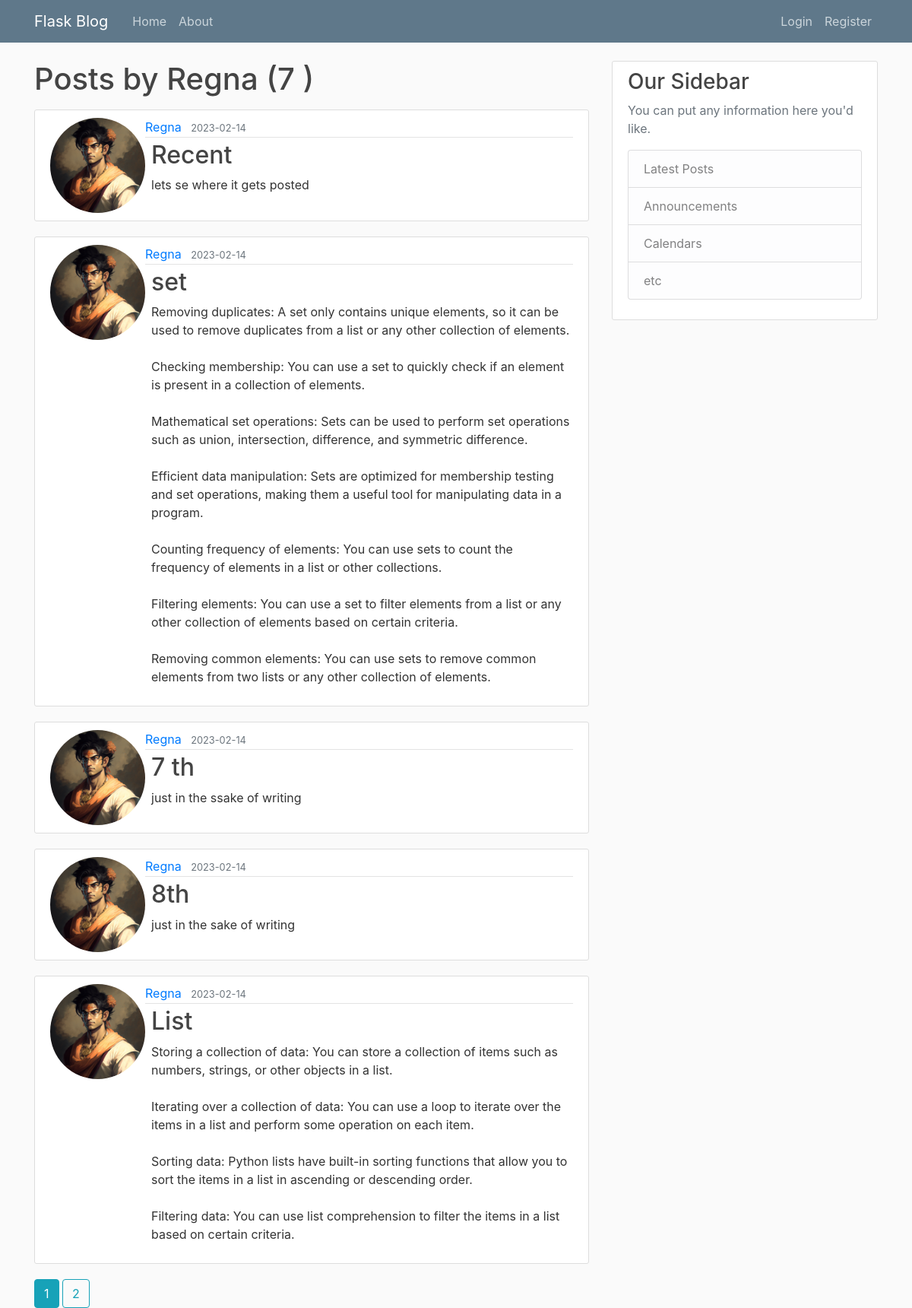
The app's page /user/Regna with its own data.
### flaskblog/models.py (models this page shows, shortened)
class User(db.Model,UserMixin):
    id = db.Column(db.Integer, primary_key=True)
    username = db.Column(db.String(20), unique=True, nullable=False)
    email = db.Column(db.String(120), unique=True, nullable=False)
    image_file = db.Column(db.String(20), nullable=False, default='default.png')
    password = db.Column(db.String(60), nullable=False)
    posts = db.relationship('Post', backref='author', lazy=True)

class Post(db.Model):
    id = db.Column(db.Integer, primary_key=True)
    title = db.Column(db.String(100), nullable=False)
    date_posted = db.Column(db.DateTime, nullable=False, default=datetime.now(timezone(timedelta(hours=5, minutes=30))))
    content = db.Column(db.Text, nullable=False)
    user_id = db.Column(db.Integer, db.ForeignKey('user.id'), nullable=False)

### flaskblog/users/routes.py (the view)
@users.route("/user/<string:username>")
def user_post(username):
    page=request.args.get('page',1,type=int)
    user=User.query.filter_by(username=username).first_or_404()
    posts=Post.query.filter_by(author=user)\
        .order_by(Post.date_posted.desc())\
        .paginate(page=page,per_page=5)
    return render_template('user_post.html', posts=posts,user=user)

### flaskblog/templates/user_post.html
{% extends "layout.html" %}
{% block content %}
<h1 class="mb-3">Posts by {{user.username}} ({{posts.total}} )</h1>
{% for post in posts %}
    <article class="media content-section">
  <img src="{{url_for('static',filename='profile.pics/'+post.author.image_file)}} " alt="" class="rounded-circle article-image">
    <div class="media-body">
      <div class="article-metadata">
        <a class="mr-2" href="{{url_for('users.user_post',username=post.author.username)}} ">{{ post.author.username }}</a>
        <small class="text-muted">{{ post.date_posted.strftime('%Y-%m-%d') }}</small>
      </div>
      <h2><a class="article-title ml-2" href="{{url_for('posts_v2.post',post_id=post.id)}}">{{ post.title }}</a></h2>
      <p class="article-content ml-lg-2">{{ post.content }}</p>
    </div>
  </article>
{% endfor %}
{% for page_num in posts.iter_pages(left_edge=1,right_edge=1,left_current=1,right_current=2) %}
  {%if page_num %}
    {%if posts.page==page_num%}
      <a href="{{url_for('users.user_post',username=user.username,page=page_num)}}" class="btn btn-info">{{page_num}}</a>
    {%else%}
    <a href="{{url_for('users.user_post',username=user.username,page=page_num)}}" class="btn btn-outline-info">{{page_num}}</a>
    {%endif%}
  {%else%}
      ...
  {%endif%}
{% endfor %}
{% endblock content %}

### flaskblog/templates/layout.html (shortened to what this page needs)
<!DOCTYPE html>
<html lang="en">
<head>
    <link rel="stylesheet" href="https://maxcdn.bootstrapcdn.com/bootstrap/4.0.0/css/bootstrap.min.css">
    <link rel="stylesheet"type="text/css" href="{{url_for('static',filename='main.css')}}">
</head>
<body>
    <header class="site-header">
        <nav class="navbar navbar-expand-md navbar-dark bg-steel fixed-top">
          <div class="container">
            <a class="navbar-brand mr-4" href="/">Flask Blog</a>
            <div class="collapse navbar-collapse" id="navbarToggle">
              <div class="navbar-nav mr-auto">
                <a class="nav-item nav-link" href="{{url_for('main.home')}} ">Home</a>
                <a class="nav-item nav-link" href="{{url_for('main.about')}}">About</a>
              </div>
              <div class="navbar-nav">
                  {% if current_user.is_authenticated %}
                  <a class="nav-item nav-link" href="{{url_for('posts_v2.new_post')}}">New Post</a>
                  <a class="nav-item nav-link" href="{{url_for('users.account')}}">Account</a>
                  <a class="nav-item nav-link" href="{{url_for('users.logout')}}">Logout</a>
                  {% else %}
                <a class="nav-item nav-link" href="{{url_for('users.login')}}">Login</a>
                <a class="nav-item nav-link" href="{{url_for('users.register')}}">Register</a>
                  {% endif %}
              </div>
            </div>
          </div>
        </nav>
      </header>
    <main role="main" class="container">
        <div class="row">
          <div class="col-md-8">
            {% block content %}{% endblock %}
          </div>
          <div class="col-md-4">
            <div class="content-section">
              <h3>Our Sidebar</h3>
              <p class='text-muted'>You can put any information here you'd like.
                <ul class="list-group">
                  <li class="list-group-item list-group-item-light">Latest Posts</li>
                  <li class="list-group-item list-group-item-light">Announcements</li>
                  <li class="list-group-item list-group-item-light">Calendars</li>
                  <li class="list-group-item list-group-item-light">etc</li>
                </ul>
              </p>
            </div>
          </div>
        </div>
      </main>
</body>
</html>

### flaskblog/static/main.css (style rules this page uses)
body { background: #fafafa; color: #333333; margin-top: 5rem; }
h1, h2, h3, h4, h5, h6 { color: #444444; }
.bg-steel { background-color: #5f788a; }
.site-header .navbar-nav .nav-link { color: #cbd5db; }
.content-section { background: #ffffff; padding: 10px 20px; border: 1px solid #dddddd; border-radius: 3px; margin-bottom: 20px; }
.article-title { color: #444444; }
.article-content { white-space: pre-line; }
.article-metadata { padding-bottom: 1px; margin-bottom: 4px; border-bottom: 1px solid #e3e3e3 }

### records on screen
User: username "Regna"
Post: image_file (picture), author.username "Regna", date_posted "2023-02-14", title "Recent", content "lets se where it gets posted"
Post: image_file (picture), author.username "Regna", date_posted "2023-02-14", title "set", content "Removing duplicates: A set only contains unique elements, so it can be used to remove duplicates from a list or any other collection of elements. Checking membership: You can use a set to quickly check if an element is present in a collection of elements. Mathematical set operations: Sets can be used to perform set operations such as union, intersection, difference, and symmetric difference. Efficient data manipulation: Sets are optimized for membership testing and set operations, making them a useful tool for manipulating data in a program. Counting frequency of elements: You can use sets to count the frequency of elements in a list or other collections. Filtering elements: You can use a…"
Post: image_file (picture), author.username "Regna", date_posted "2023-02-14", title "7 th", content "just in the ssake of writing"
Post: image_file (picture), author.username "Regna", date_posted "2023-02-14", title "8th", content "just in the sake of writing"
Post: image_file (picture), author.username "Regna", date_posted "2023-02-14", title "List", content "Storing a collection of data: You can store a collection of items such as numbers, strings, or other objects in a list. Iterating over a collection of data: You can use a loop to iterate over the items in a list and perform some operation on each item. Sorting data: Python lists have built-in sorting functions that allow you to sort the items in a list in ascending or descending order. Filtering data: You can use list comprehension to filter the items in a list based on certain criteria."

### other values on screen
{{ posts.total }} "7"
{{ page_num }} "1"
{{ page_num }} "2"
